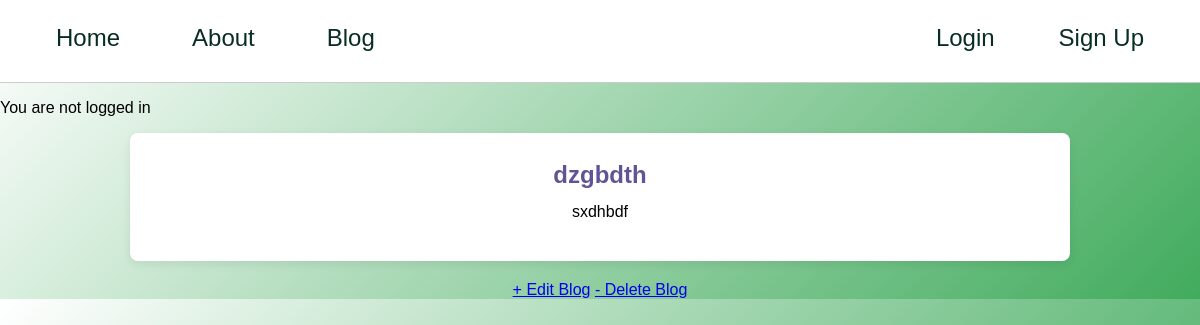
The app's page /experience/1, older data.
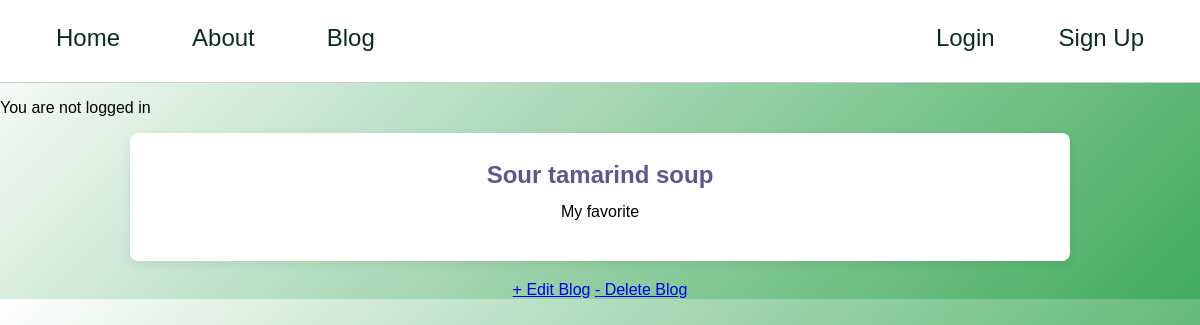
The same page, newer data.
### app/models.py (models this page shows, shortened)
class Experience(models.Model):
    CATEGORY_CHOICES = [
        ('travel_log', 'Travel Log'),
        ('food_share', 'Food Sharing'),
        ('cultural_story', 'Cultural Story'),
        ('others', 'Others'),
    ]
    user = models.ForeignKey(settings.AUTH_USER_MODEL,on_delete=models.CASCADE)
    title = models.CharField(max_length=255)
    content = models.TextField()
    category = models.CharField(max_length=50, choices=CATEGORY_CHOICES)
    created_at = models.DateTimeField(auto_now_add=True)

### app/views.py (the view)
# urls.py: path('experience/<int:pk>', ExperienceDetailView.as_view(), name='experience_detail'),
class ExperienceDetailView(DetailView):
    model = Experience
    context_object_name = 'experience'
    template_name = 'app/experience_detail.html'

### app/templates/app/experience_detail.html
{% extends 'app/base.html' %}
{% load static %}
{% block content %}
        <div class="post-entry">
            <h2><a href="">{{experience.title}}</a> </h2>
            <p>{{experience.content}}</p>
        </div>
        <center><a href="{% url 'experience_update' experience.pk %}">+ Edit Blog</a>
        <a href="{% url 'experience_delete' experience.pk %}">- Delete Blog</a></center>
{% endblock content %}

Row changes from the older to the newer data that the page shows:
changed Experience: title "dzgbdth" → "Sour tamarind soup"; content "sxdhbdf" → "My favorite"
